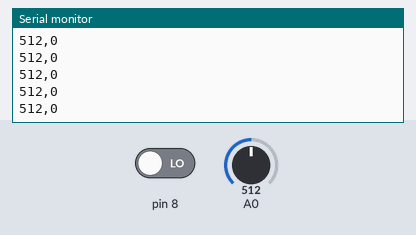
A sketch run on a simulated Arduino Uno, built with avr-gcc and run on an emulated ATmega328P. On the bench: the last lines printed to the serial monitor. Inputs (shaded band) come from the test bench; at power-on: A0 = 512, pin 8 LOW.

Above: at 4.2 s.
4.3 s: A0 set to 982
At 5.2 s:
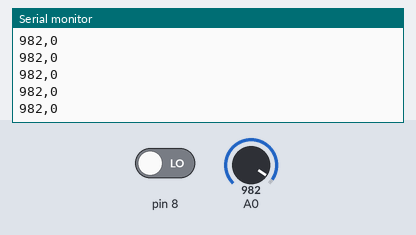
5.8 s: A0 set to 1008
At 6.8 s:
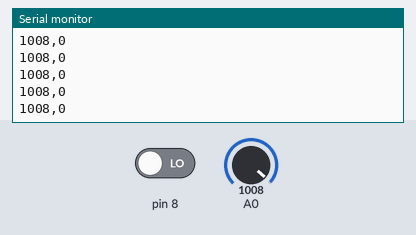
Timing chart, 0 to 8.8 s (numbered marks = the images above; inputs shaded):
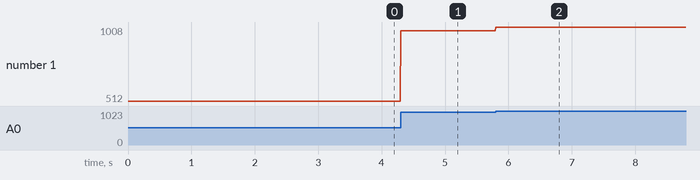

The sketch:

Arduino.ino
```cpp
void setup() {
  Serial.begin(9600);
}

void loop() {
  int sensor1 = analogRead(A0);
  int sensor2 = digitalRead(8);

  // keep this format
  Serial.print(sensor1);
  Serial.print(",");  // put comma between sensor values
  Serial.print(sensor2);
  //Serial.print(",");
  //Serial.print(sensor3);
  Serial.println(); // add linefeed after sending the last sensor value

  // too fast communication might cause some latency in Processing
  // this delay resolves the issue.
  delay(10);
}
```

Measured:
- after the input at 4.3 s, the serial monitor: prints a new line at once (image 1)
- after the input at 5.8 s, the serial monitor: prints a new line at once (image 2)
- plotted number 1: 512 → 982 after the input at 4.3 s, 982 → 1008 after the input at 5.8 s
